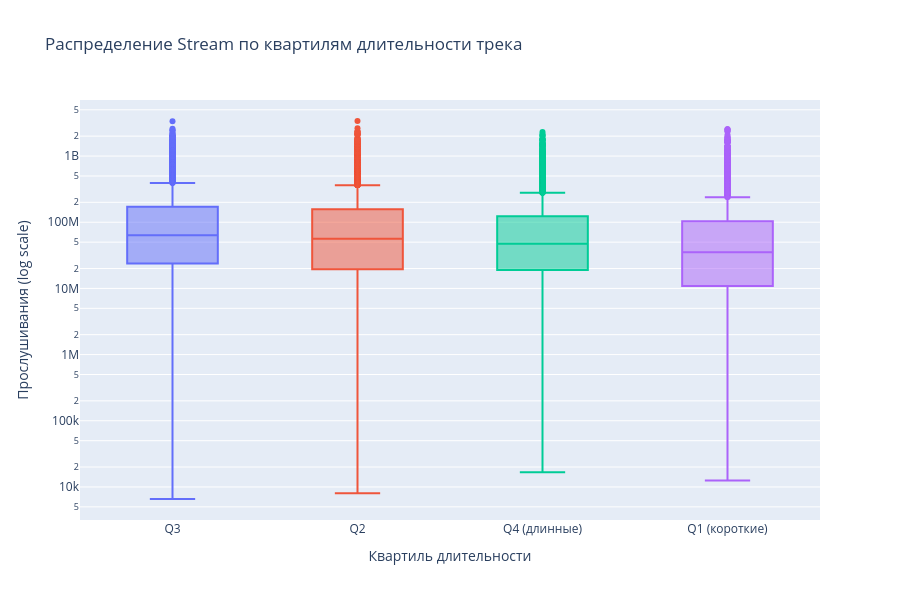

Notebook cell for this chart:
### Code cell
# Box plot: Duration_ms vs Stream по квартилям
df['Duration_quartile'] = pd.qcut(df['Duration_ms'], q=4, labels=['Q1 (короткие)', 'Q2', 'Q3', 'Q4 (длинные)'])

fig = px.box(
    df,
    x='Duration_quartile',
    y='Stream',
    title='Распределение Stream по квартилям длительности трека',
    labels={'Duration_quartile': 'Квартиль длительности', 'Stream': 'Прослушивания'},
    color='Duration_quartile',
    log_y=True,
    height=600
)

fig.update_layout(
    showlegend=False,
    yaxis_title='Прослушивания (log scale)',
    xaxis_title='Квартиль длительности'
)
fig.show()

### Figure 1 — Plotly figure (JSON) as saved in the notebook; plotly's stock layout.template omitted (floating-point values rounded to 4 significant figures; data arrays with more than 128 entries replaced by an {"elided": "..."} marker saying what was removed)
{"data": [{"alignmentgroup": "True", "hovertemplate": "Квартиль длительности=%{x}<br>Прослушивания=%{y}<extra></extra>", "legendgroup": "Q3", "marker": {"color": "#636efa"}, "name": "Q3", "notched": false, "offsetgroup": "Q3", "orientation": "v", "showlegend": true, "type": "box", "x": {"elided": "5037 str values"}, "x0": " ", "xaxis": "x", "y": {"elided": "5037 float values"}, "y0": " ", "yaxis": "y"}, {"alignmentgroup": "True", "hovertemplate": "Квартиль длительности=%{x}<br>Прослушивания=%{y}<extra></extra>", "legendgroup": "Q2", "marker": {"color": "#EF553B"}, "name": "Q2", "notched": false, "offsetgroup": "Q2", "orientation": "v", "showlegend": true, "type": "box", "x": {"elided": "5035 str values"}, "x0": " ", "xaxis": "x", "y": {"elided": "5035 float values"}, "y0": " ", "yaxis": "y"}, {"alignmentgroup": "True", "hovertemplate": "Квартиль длительности=%{x}<br>Прослушивания=%{y}<extra></extra>", "legendgroup": "Q4 (длинные)", "marker": {"color": "#00cc96"}, "name": "Q4 (длинные)", "notched": false, "offsetgroup": "Q4 (длинные)", "orientation": "v", "showlegend": true, "type": "box", "x": {"elided": "5033 str values"}, "x0": " ", "xaxis": "x", "y": {"elided": "5033 float values"}, "y0": " ", "yaxis": "y"}, {"alignmentgroup": "True", "hovertemplate": "Квартиль длительности=%{x}<br>Прослушивания=%{y}<extra></extra>", "legendgroup": "Q1 (короткие)", "marker": {"color": "#ab63fa"}, "name": "Q1 (короткие)", "notched": false, "offsetgroup": "Q1 (короткие)", "orientation": "v", "showlegend": true, "type": "box", "x": {"elided": "5035 str values"}, "x0": " ", "xaxis": "x", "y": {"elided": "5035 float values"}, "y0": " ", "yaxis": "y"}], "layout": {"boxmode": "overlay", "height": 600, "legend": {"title": {"text": "Квартиль длительности"}, "tracegroupgap": 0}, "showlegend": false, "title": {"text": "Распределение Stream по квартилям длительности трека"}, "xaxis": {"anchor": "y", "categoryarray": ["Q3", "Q2", "Q4 (длинные)", "Q1 (короткие)"], "categoryorder": "array", "domain": [0, 1], "title": {"text": "Квартиль длительности"}}, "yaxis": {"anchor": "x", "domain": [0, 1], "title": {"text": "Прослушивания (log scale)"}, "type": "log"}}}
